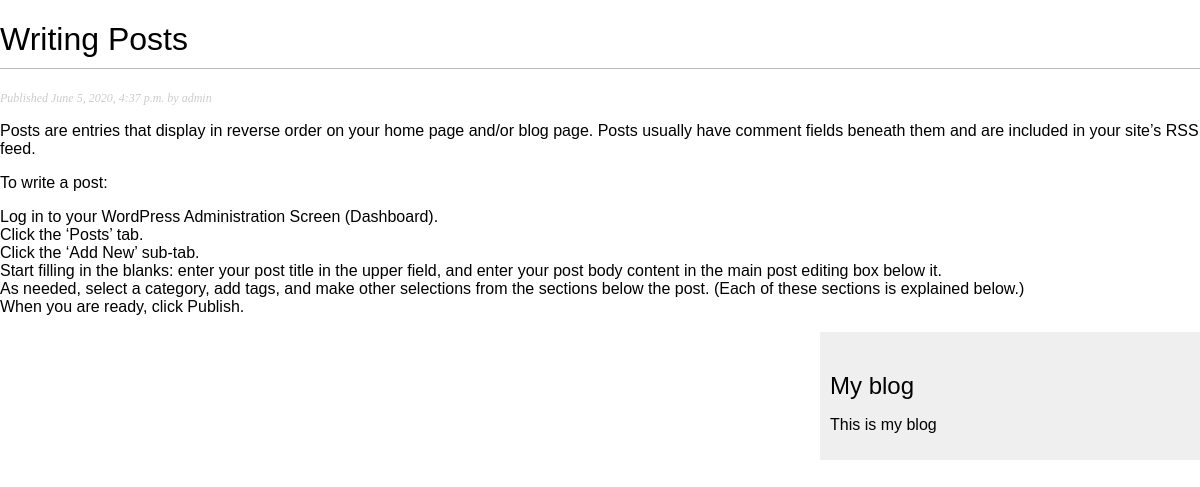
The page /myblog/2020/6/5/writing-posts/ on the database its author committed.
### myblog/models.py (models this page shows, shortened)
class Post(models.Model):
	STATUS_CHOICES = (('draft','Draft'), ('published','Published'),)
	title = models.CharField(max_length=250)
	slug = models.SlugField(max_length=250, unique_for_date='publish')
	author = models.ForeignKey(User, on_delete= models.CASCADE, related_name='blog_posts')
	body = models.TextField()
	publish = models.DateTimeField(default=timezone.now)
	created = models.DateTimeField(auto_now_add = True)
	updated = models.DateTimeField(auto_now=True)
	status = models.CharField(max_length=10, choices=STATUS_CHOICES, default='draft')
	class Meta:
		ordering = ('-publish',)
	objects = models.Manager()
	published = PublishedManager()

### myblog/views.py (the view)
# urls.py: path('<int:year>/<int:month>/<int:day>/<slug:post>/', views.post_detail, name='post_detail')
def post_detail(request, year, month, day, post):
    post = get_object_or_404(Post,  slug=post, status='published', publish__year=year,
                            publish__month=month, publish__day=day)
    return render(request, 'myblog/post/detail.html', {'post': post})

### myblog/templates/myblog/post/detail.html (shortened to what this page needs)
{% extends "myblog/base.html" %}
{% block content %}
  <h1>{{post.title}}</h1>
  <p class="date">Published {{post.publish}} by {{post.author}}</p>
  {{ post.body|linebreaks }}
{% endblock content %}

### myblog/static/css/blog.css (style rules this page uses)
body { margin:0; padding:0; font-family:helvetica, sans-serif; }
h1 { font-weight:normal; border-bottom:1px solid #bbb; padding:0 0 10px 0; }
p.date { color:#ccc; font-family: georgia, serif; font-size: 12px; font-style: italic; }

### rows shown on the page
Post: title "Writing Posts", publish "June 5, 2020, 4:37 p.m.", author "admin", body "Posts are entries that display in reverse order on your home page and/or blog page. Posts usually have comment fields beneath them and are included in your site’s RSS feed. To write a post: Log in to your WordPress Administration Screen (Dashboard). Click the ‘Posts’ tab. Click the ‘Add New’ sub-tab. Start filling in the blanks: enter your post title in the upper field, and enter your post body content in the main post editing box below it. As needed, select a category, add tags, and make other selections from the sections below the post. (Each of these sections is explained below.) When you are ready, click Publish."
